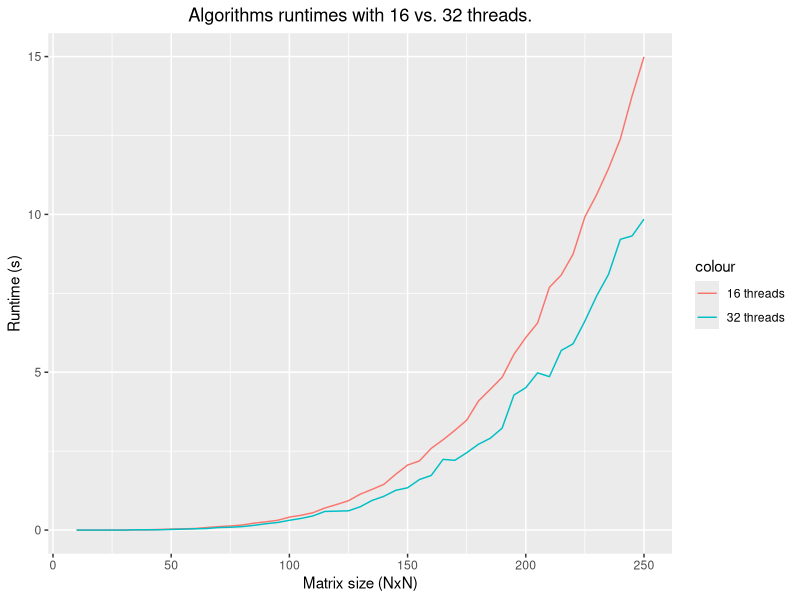

Generate this figure with R:
#!/usr/bin/Rscript

library(ggplot2)

df <- read.table("timings_ISCA_16v32.dat", sep = "", header = TRUE)

names(df) <- c('N','cores16','cores32')

p <- ggplot(df, aes(N)) +
        geom_line(aes(y = cores16, colour = "16 threads")) +
        geom_line(aes(y = cores32, colour = "32 threads")) +
        ggtitle("Algorithms runtimes with 16 vs. 32 threads.") +
        theme(plot.title = element_text(hjust = 0.5)) +
        xlab("Matrix size (NxN)") + ylab("Runtime (s)")

ggsave("timings_ISCA_16v32.pdf", plot = p)
